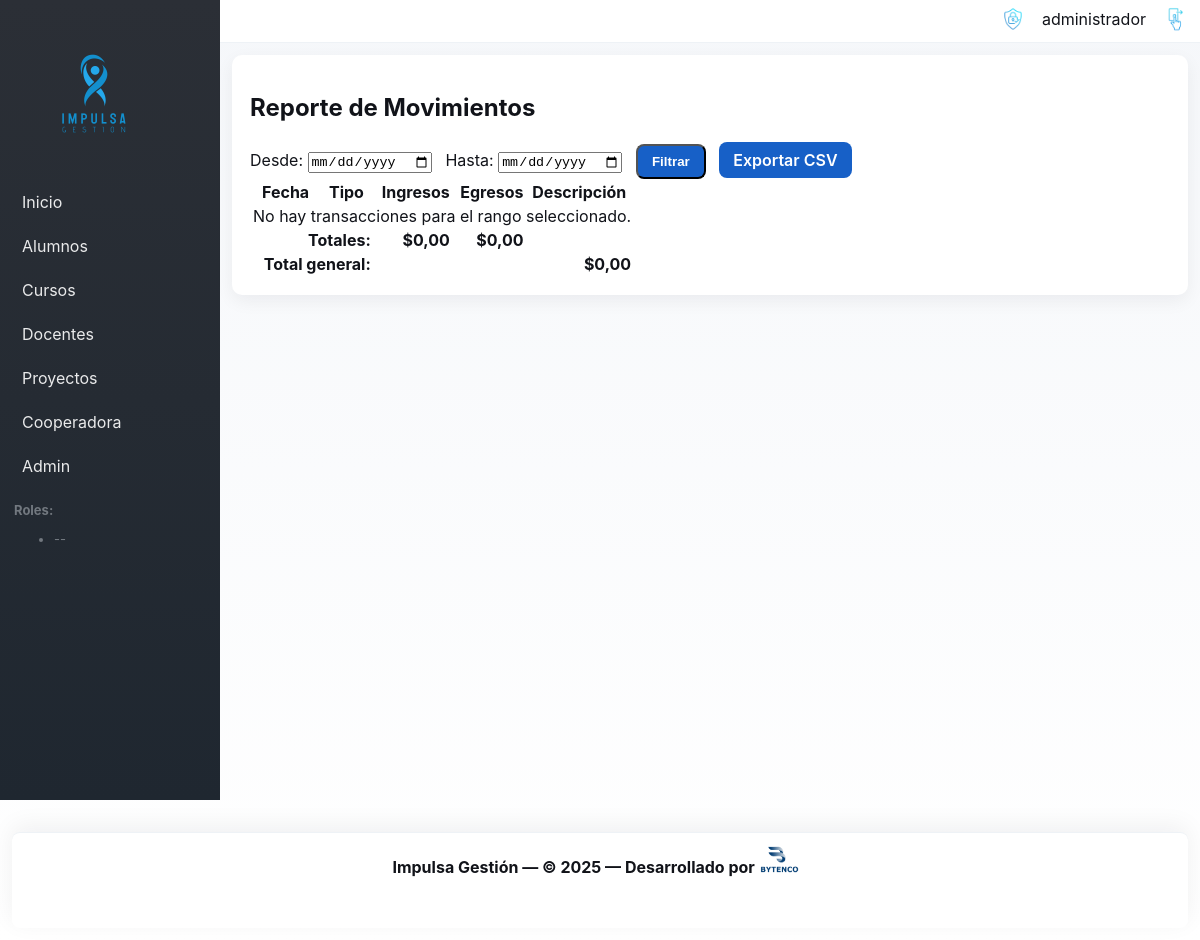
/cooperadora/report/ (signed in), run on an earlier commit of the app's database.
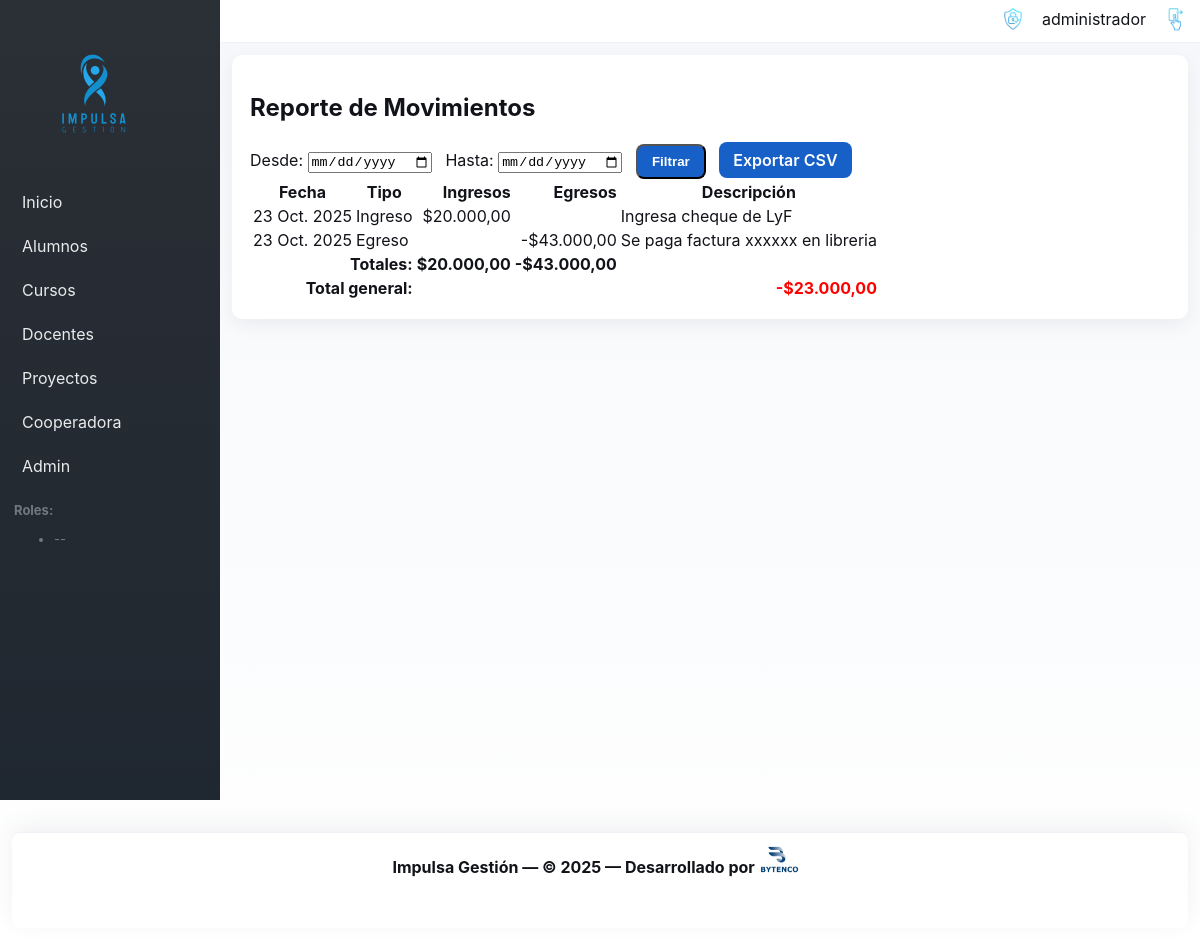
And on a later commit of the database.
### cooperadora/models.py (models this page shows, shortened)
class Transaction(models.Model):
    INCOME = 'IN'
    EXPENSE = 'EX'
    ADJUSTMENT = 'AJ'
    TYPE_CHOICES = [
        (INCOME, 'Ingreso'),
        (EXPENSE, 'Egreso'),
        (ADJUSTMENT, 'Ajuste'),
    ]
    date = models.DateField()
    type = models.CharField(max_length=2, choices=TYPE_CHOICES)
    amount = models.DecimalField(max_digits=12, decimal_places=2)
    description = models.TextField(blank=True)
    class Meta:
        permissions = [
            ("manage_adjustments", "Can add/change adjustments"),
        ]

### cooperadora/views.py (the view, shortened to what this page needs)
# urls.py: path('report/', views.TransactionReportView.as_view(), name='transaction_report'),
class TransactionReportView(LoginRequiredMixin, PermissionRequiredMixin, View):
    permission_required = 'cooperadora.view_transaction'
    def get(self, request):
        desde = request.GET.get('desde')
        hasta = request.GET.get('hasta')
        fmt = request.GET.get('format')
        qs = Transaction.objects.all().order_by('date')
        errors = []
        if desde:
            d = parse_date(desde)
            if not d:
                errors.append('Fecha "desde" inválida')
            else:
                qs = qs.filter(date__gte=d)
        if hasta:
            h = parse_date(hasta)
            if not h:
                errors.append('Fecha "hasta" inválida')
            else:
                qs = qs.filter(date__lte=h)
        rows = []
        total_income = Decimal('0')
        total_expense = Decimal('0')
        for t in qs:
            amt = t.amount
            income_col = None
            expense_col = None
            if t.type == Transaction.INCOME:
                income_col = amt
                total_income += Decimal(amt)
            elif t.type == Transaction.EXPENSE:
                expense_col = -Decimal(amt)
                total_expense += -Decimal(amt)
            rows.append({
                'date': t.date,
                'type': t.get_type_display(),
                'income': income_col,
                'expense': expense_col,
                'description': t.description or '',
            })
        total_general = total_income + total_expense
        return render(request, 'cooperadora/report.html', {
            'transactions': rows,
            'errors': errors,
            'desde': desde or '',
            'hasta': hasta or '',
            'total_income': total_income,
            'total_expense': total_expense,
            'total_general': total_general,
        })

### cooperadora/templatetags/money_filters.py (called while the page is built)
@register.filter()
def money(value, currency='ARS'):
    try:
        val = float(value)
    except Exception:
        return value
    symbols = {
        'ARS': '$',
        'USD': 'US$'
    }
    symbol = symbols.get(str(currency).upper(), str(currency))
    negative = val < 0
    val = abs(val)
    s = f"{val:,.2f}"
    s = s.replace(',', 'X').replace('.', ',').replace('X', '.')
    if negative:
        return f"-{symbol}{s}"
    return f"{symbol}{s}"

### templates/cooperadora/report.html (shortened to what this page needs)
{% extends 'base.html' %}
{% load money_filters %}
{% block content %}
<h2>Reporte de Movimientos</h2>
<form method="get" class="form-inline">
  <label>Desde: <input type="date" name="desde" value="{{ desde }}"></label>
  <label>Hasta: <input type="date" name="hasta" value="{{ hasta }}"></label>
  <button class="btn" type="submit">Filtrar</button>
  <a class="btn" href="?{% if desde %}desde={{ desde }}&{% endif %}{% if hasta %}hasta={{ hasta }}&{% endif %}format=csv">Exportar CSV</a>
</form>
<table class="table">
  <thead>
    <tr>
      <th>Fecha</th>
      <th>Tipo</th>
      <th style="text-align:right">Ingresos</th>
      <th style="text-align:right">Egresos</th>
      <th>Descripción</th>
    </tr>
  </thead>
  <tbody>
    {% for r in transactions %}
      <tr>
        <td>{{ r.date }}</td>
        <td>{{ r.type }}</td>
  <td style="text-align:right">{% if r.income %}{{ r.income|money }}{% else %}&nbsp;{% endif %}</td>
  <td style="text-align:right">{% if r.expense %}{{ r.expense|money }}{% else %}&nbsp;{% endif %}</td>
        <td>{{ r.description }}</td>
      </tr>
    {% empty %}
      <tr><td colspan="5">No hay transacciones para el rango seleccionado.</td></tr>
    {% endfor %}
  </tbody>
  <tfoot>
    <tr>
      <td colspan="2" style="text-align:right"><strong>Totales:</strong></td>
  <td style="text-align:right"><strong>{{ total_income|money }}</strong></td>
  <td style="text-align:right"><strong>{{ total_expense|money }}</strong></td>
      <td></td>
    </tr>
    <tr>
      <td colspan="2" style="text-align:right"><strong>Total general:</strong></td>
  <td style="text-align:right" colspan="3"><strong>{% if total_general < 0 %}<span style="color:red">{{ total_general|money }}</span>{% else %}{{ total_general|money }}{% endif %}</strong></td>
    </tr>
  </tfoot>
</table>
{% endblock %}

What changed in the data, as far as the page shows it:
added Transaction: date "23 Oct. 2025", income "$20.000,00", description "Ingresa cheque de LyF"
added Transaction: date "23 Oct. 2025", description "Se paga factura xxxxxx en libreria"
Also different on the page:
{{ total_income|money }}: "$0,00" → "$20.000,00"
{{ total_expense|money }}: "$0,00" → "-$43.000,00"
{{ total_general|money }}: (not shown) → "-$23.000,00"
{{ total_general|money }}: "$0,00" → (not shown)
new list line: "Ingreso"
new list line: "Egreso -$43.000,00"
text no longer shown: "No hay transacciones para el rango seleccionado."
